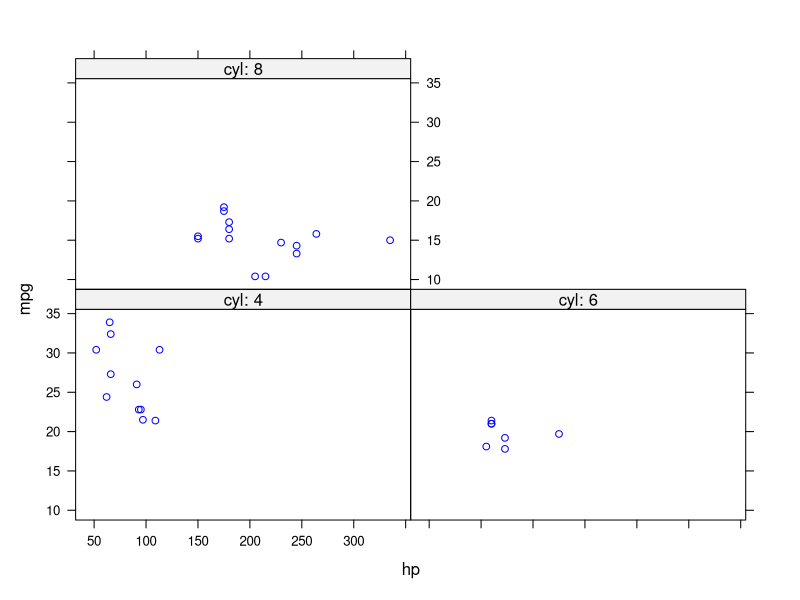

Write the R code that produced this figure.
# author: SC
# project: github tutorial
# ---

# script purpose: make mtcars plots
# ---

# load libraries:
  library(lattice)
# ---

# load data:
  data <- mtcars #dataset to play with
# --
  
# Figure description: miles per gallon by horse power per number of cylinders:
# ---

  xyplot(mpg ~ hp | factor(paste('cyl:',cyl)),
         data = mtcars,
         col = "blue")

# --- end-of-script --- 
